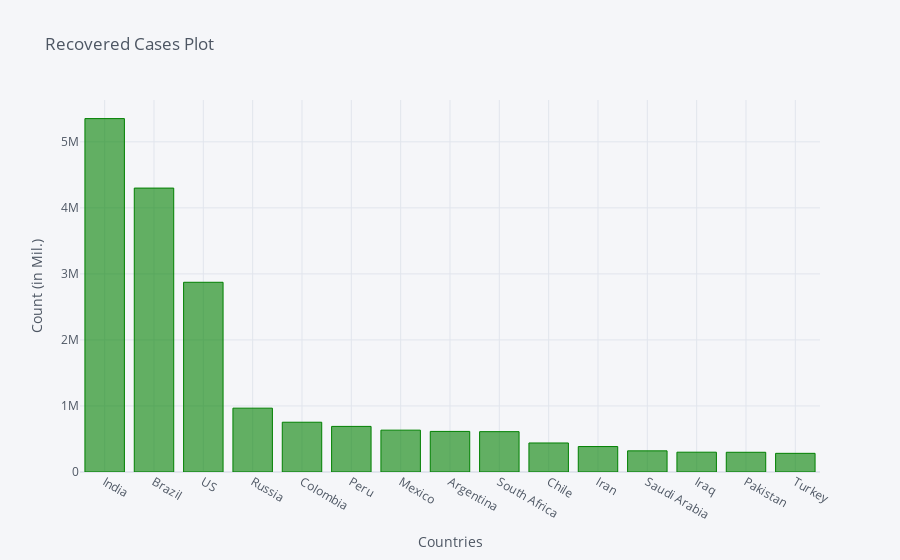

Notebook code cell kept with this figure:
### Code cell
recovered_df2_plot.iplot(kind='bar', x='Country/Region', y='10/2/20',color='green',
                         title='Recovered Cases Plot',xTitle='Countries',yTitle='Count (in Mil.)')

### Figure 1 — Plotly figure (JSON) as saved in the notebook; plotly's stock layout.template omitted (floating-point values rounded to 4 significant figures)
{"data": [{"marker": {"color": "rgba(0, 128, 0, 0.6)", "line": {"color": "rgba(0, 128, 0, 1.0)", "width": 1}}, "name": "10/2/20", "orientation": "v", "text": "", "type": "bar", "x": ["India", "Brazil", "US", "Russia", "Colombia", "Peru", "Mexico", "Argentina", "South Africa", "Chile", "Iran", "Saudi Arabia", "Iraq", "Pakistan", "Turkey"], "y": [5352078, 4299659, 2873369, 966724, 753953, 690528, 633806, 614515, 611044, 439607, 385264, 320348, 299804, 298593, 282657]}], "layout": {"legend": {"bgcolor": "#F5F6F9", "font": {"color": "#4D5663"}}, "paper_bgcolor": "#F5F6F9", "plot_bgcolor": "#F5F6F9", "title": {"font": {"color": "#4D5663"}, "text": "Recovered Cases Plot"}, "xaxis": {"gridcolor": "#E1E5ED", "showgrid": true, "tickfont": {"color": "#4D5663"}, "title": {"font": {"color": "#4D5663"}, "text": "Countries"}, "zerolinecolor": "#E1E5ED"}, "yaxis": {"gridcolor": "#E1E5ED", "showgrid": true, "tickfont": {"color": "#4D5663"}, "title": {"font": {"color": "#4D5663"}, "text": "Count (in Mil.)"}, "zerolinecolor": "#E1E5ED"}}}
